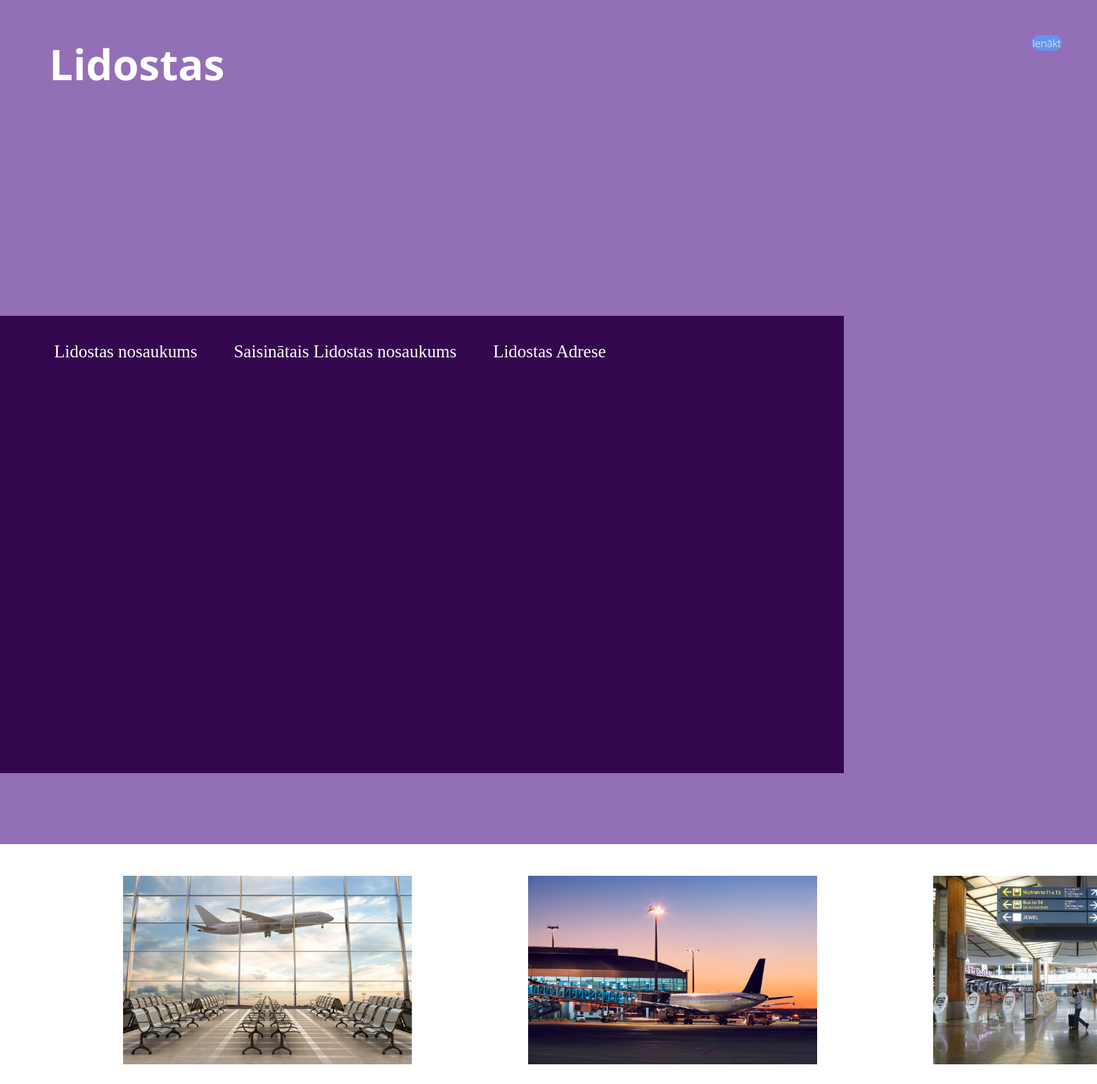
The page /lidostas on the database as committed earlier.
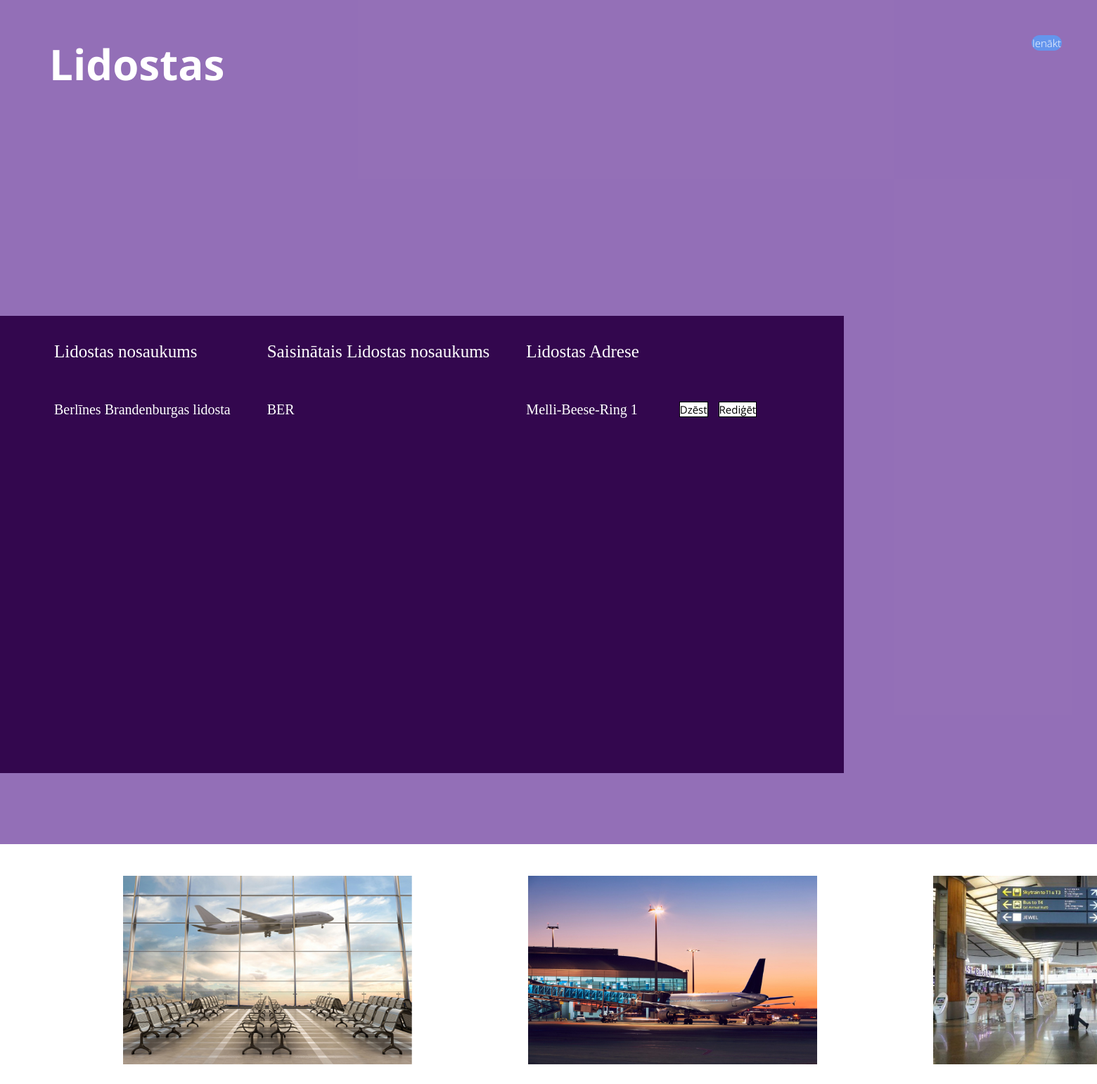
The same page on the database as committed later.
### main.py (models this page shows, shortened)
class airportData(db.Model):
    aid = db.Column(db.Integer, primary_key=True)
    airportName = db.Column(db.String(300), nullable=False)
    shortAirportName = db.Column(db.String(300), nullable=False)
    airportAddress = db.Column(db.String(300), nullable=False)

### main.py (the view)
@app.route("/lidostas")
def airports():
    airportdata = airportData.query.order_by(airportData.aid).all()
    return render_template("airport.html", airportdata=airportdata)

### templates/airport.html (shortened to what this page needs)
<!doctype html>
<html lang="lv">
<head>
    <link rel="stylesheet" href="{{ url_for('static', filename='../static/css/airport.css')}}">
</head>
<body>
    <header>
    <a href="/login"><button class="loginButton">Ienākt</button></a>
    <h1>Lidostas</h1>
    <div class='airportList'>
            <table>
                  <tr class="tableTitle">
                      <td>Lidostas nosaukums</td>
                      <td>Saisinātais Lidostas nosaukums</td>
                      <td>Lidostas Adrese</td>
                </tr>
                {% for element in airportdata %}
                <tr class="tableInfo">
                    <td>{{ element.airportName }}</td>
                    <td>{{ element.shortAirportName }}</td>
                    <td>{{ element.airportAddress }}</td>
                    <td>
                        <a href="/lidostas/{{element.aid}}/del"><button class="delete btn" id="delete">Dzēst</button></a>
                        <a href="/lidostas/{{element.aid}}/update"><button class="update btn" id="update">Rediģēt</button></a>
                    </td>
                </tr>
                {% endfor %}
            </table>
        </div>
    </header>
    <footer>
        <div class='pictures'>
            <div class="photo">
                <img class="firstPhoto" src="static/photo/AirportPhotoFirst.jpg" alt="First Airport Photo">
            </div>
            <div class="photo">
                <img class="secondPhoto" src="static/photo/AirportPhotoSecond.jpg" alt="Second Airport Photo">
            </div>
            <div class="photo">
                <img class="thirdPhoto" src="static/photo/AirportPhotoThird.jpg" alt="Third Airport Photo">
            </div>
        </div>
    </footer>
</body>
</html>

Rows that differ between the two databases and show on the page:
added airportData: airportName "Berlīnes Brandenburgas lidosta", shortAirportName "BER", airportAddress "Melli-Beese-Ring 1"
